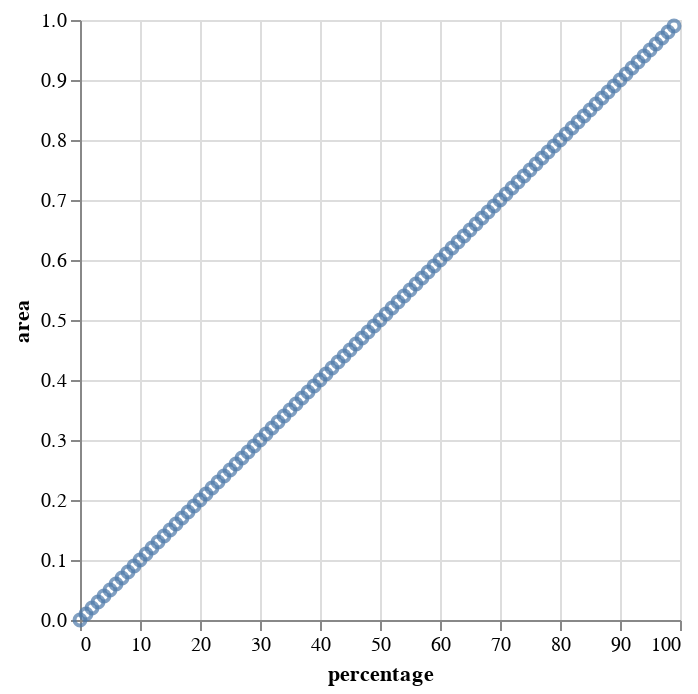

The code cell stored with this chart in its notebook:
### Code cell
alt.Chart(area_df).mark_point().encode(x="percentage", y="area")

### Figure 1 — Vega-Lite specification as saved in the notebook (floating-point values rounded to 4 significant figures)
{"config": {"view": {"continuousWidth": 300, "continuousHeight": 300}}, "data": {"name": "data-fcf14b8ce611854e95dc031312dd6590"}, "mark": {"type": "point"}, "encoding": {"x": {"field": "percentage", "type": "quantitative"}, "y": {"field": "area", "type": "quantitative"}}, "$schema": "https://vega.github.io/schema/vega-lite/v5.20.1.json", "datasets": {"data-fcf14b8ce611854e95dc031312dd6590": [{"percentage": 0, "theta": 0.0, "area": 0.0}, {"percentage": 1, "theta": 0.06283, "area": 0.01}, {"percentage": 2, "theta": 0.1257, "area": 0.02}, {"percentage": 3, "theta": 0.1885, "area": 0.03}, {"percentage": 4, "theta": 0.2513, "area": 0.04}, {"percentage": 5, "theta": 0.3142, "area": 0.05}, {"percentage": 6, "theta": 0.377, "area": 0.06}, {"percentage": 7, "theta": 0.4398, "area": 0.07}, {"percentage": 8, "theta": 0.5027, "area": 0.08}, {"percentage": 9, "theta": 0.5655, "area": 0.09}, {"percentage": 10, "theta": 0.6283, "area": 0.1}, {"percentage": 11, "theta": 0.6912, "area": 0.11}, {"percentage": 12, "theta": 0.754, "area": 0.12}, {"percentage": 13, "theta": 0.8168, "area": 0.13}, {"percentage": 14, "theta": 0.8796, "area": 0.14}, {"percentage": 15, "theta": 0.9425, "area": 0.15}, {"percentage": 16, "theta": 1.005, "area": 0.16}, {"percentage": 17, "theta": 1.068, "area": 0.17}, {"percentage": 18, "theta": 1.131, "area": 0.18}, {"percentage": 19, "theta": 1.194, "area": 0.19}, {"percentage": 20, "theta": 1.257, "area": 0.2}, {"percentage": 21, "theta": 1.319, "area": 0.21}, {"percentage": 22, "theta": 1.382, "area": 0.22}, {"percentage": 23, "theta": 1.445, "area": 0.23}, {"percentage": 24, "theta": 1.508, "area": 0.24}, {"percentage": 25, "theta": 1.571, "area": 0.25}, {"percentage": 26, "theta": 1.634, "area": 0.26}, {"percentage": 27, "theta": 1.696, "area": 0.27}, {"percentage": 28, "theta": 1.759, "area": 0.28}, {"percentage": 29, "theta": 1.822, "area": 0.29}, {"percentage": 30, "theta": 1.885, "area": 0.3}, {"percentage": 31, "theta": 1.948, "area": 0.31}, {"percentage": 32, "theta": 2.011, "area": 0.32}, {"percentage": 33, "theta": 2.073, "area": 0.33}, {"percentage": 34, "theta": 2.136, "area": 0.34}, {"percentage": 35, "theta": 2.199, "area": 0.35}, {"percentage": 36, "theta": 2.262, "area": 0.36}, {"percentage": 37, "theta": 2.325, "area": 0.37}, {"percentage": 38, "theta": 2.388, "area": 0.38}, {"percentage": 39, "theta": 2.45, "area": 0.39}, {"percentage": 40, "theta": 2.513, "area": 0.4}, {"percentage": 41, "theta": 2.576, "area": 0.41}, {"percentage": 42, "theta": 2.639, "area": 0.42}, {"percentage": 43, "theta": 2.702, "area": 0.43}, {"percentage": 44, "theta": 2.765, "area": 0.44}, {"percentage": 45, "theta": 2.827, "area": 0.45}, {"percentage": 46, "theta": 2.89, "area": 0.46}, {"percentage": 47, "theta": 2.953, "area": 0.47}, {"percentage": 48, "theta": 3.016, "area": 0.48}, {"percentage": 49, "theta": 3.079, "area": 0.49}, {"percentage": 50, "theta": 3.142, "area": 0.5}, {"percentage": 51, "theta": 3.204, "area": 0.51}, {"percentage": 52, "theta": 3.267, "area": 0.52}, {"percentage": 53, "theta": 3.33, "area": 0.53}, {"percentage": 54, "theta": 3.393, "area": 0.54}, {"percentage": 55, "theta": 3.456, "area": 0.55}, {"percentage": 56, "theta": 3.519, "area": 0.56}, {"percentage": 57, "theta": 3.581, "area": 0.57}, {"percentage": 58, "theta": 3.644, "area": 0.58}, {"percentage": 59, "theta": 3.707, "area": 0.59}, {"percentage": 60, "theta": 3.77, "area": 0.6}, {"percentage": 61, "theta": 3.833, "area": 0.61}, {"percentage": 62, "theta": 3.896, "area": 0.62}, {"percentage": 63, "theta": 3.958, "area": 0.63}, {"percentage": 64, "theta": 4.021, "area": 0.64}, {"percentage": 65, "theta": 4.084, "area": 0.65}, {"percentage": 66, "theta": 4.147, "area": 0.66}, {"percentage": 67, "theta": 4.21, "area": 0.67}, {"percentage": 68, "theta": 4.273, "area": 0.68}, {"percentage": 69, "theta": 4.335, "area": 0.69}, {"percentage": 70, "theta": 4.398, "area": 0.7}, {"percentage": 71, "theta": 4.461, "area": 0.71}, {"percentage": 72, "theta": 4.524, "area": 0.72}, {"percentage": 73, "theta": 4.587, "area": 0.73}, {"percentage": 74, "theta": 4.65, "area": 0.74}, {"percentage": 75, "theta": 4.712, "area": 0.75}, {"percentage": 76, "theta": 4.775, "area": 0.76}, {"percentage": 77, "theta": 4.838, "area": 0.77}, {"percentage": 78, "theta": 4.901, "area": 0.78}, {"percentage": 79, "theta": 4.964, "area": 0.79}, {"percentage": 80, "theta": 5.027, "area": 0.8}, {"percentage": 81, "theta": 5.089, "area": 0.81}, {"percentage": 82, "theta": 5.152, "area": 0.82}, {"percentage": 83, "theta": 5.215, "area": 0.83}, {"percentage": 84, "theta": 5.278, "area": 0.84}, {"percentage": 85, "theta": 5.341, "area": 0.85}, {"percentage": 86, "theta": 5.404, "area": 0.86}, {"percentage": 87, "theta": 5.466, "area": 0.87}, {"percentage": 88, "theta": 5.529, "area": 0.88}, {"percentage": 89, "theta": 5.592, "area": 0.89}, {"percentage": 90, "theta": 5.655, "area": 0.9}, {"percentage": 91, "theta": 5.718, "area": 0.91}, {"percentage": 92, "theta": 5.781, "area": 0.92}, {"percentage": 93, "theta": 5.843, "area": 0.93}, {"percentage": 94, "theta": 5.906, "area": 0.94}, {"percentage": 95, "theta": 5.969, "area": 0.95}, {"percentage": 96, "theta": 6.032, "area": 0.96}, {"percentage": 97, "theta": 6.095, "area": 0.97}, {"percentage": 98, "theta": 6.158, "area": 0.98}, {"percentage": 99, "theta": 6.22, "area": 0.99}]}}
